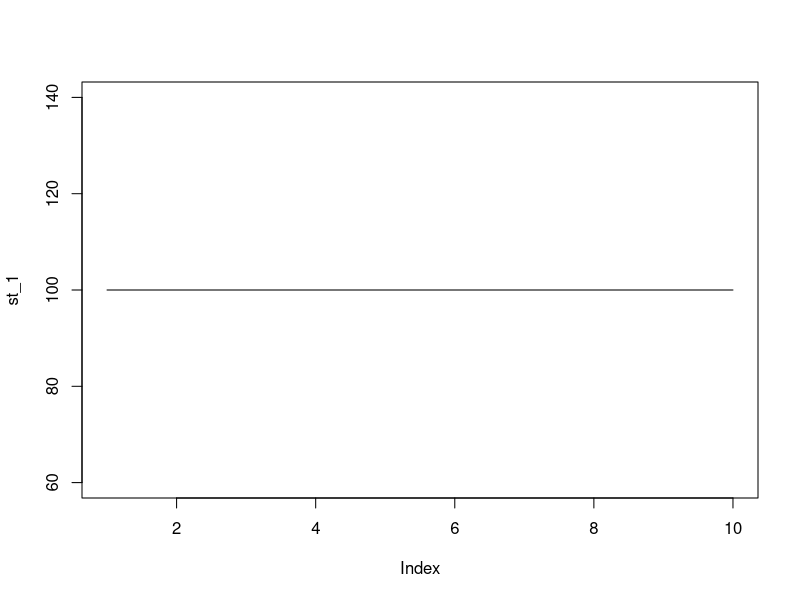
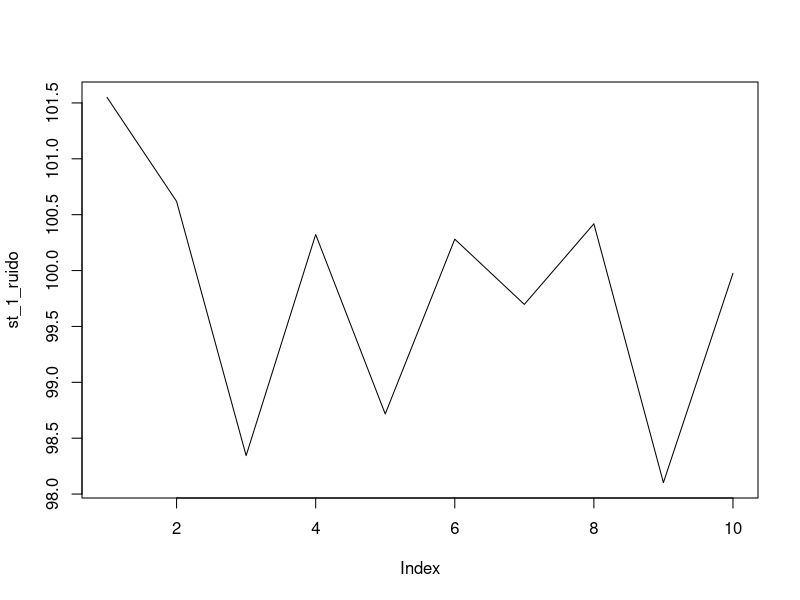
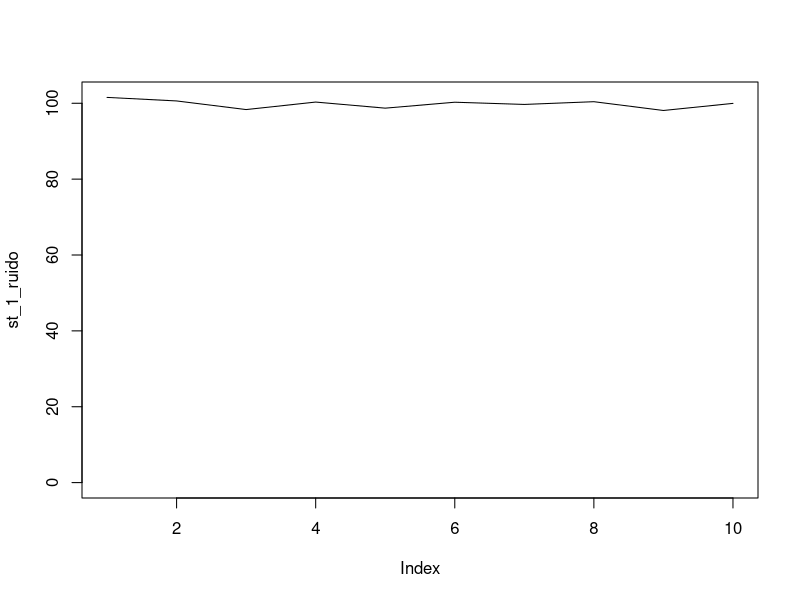
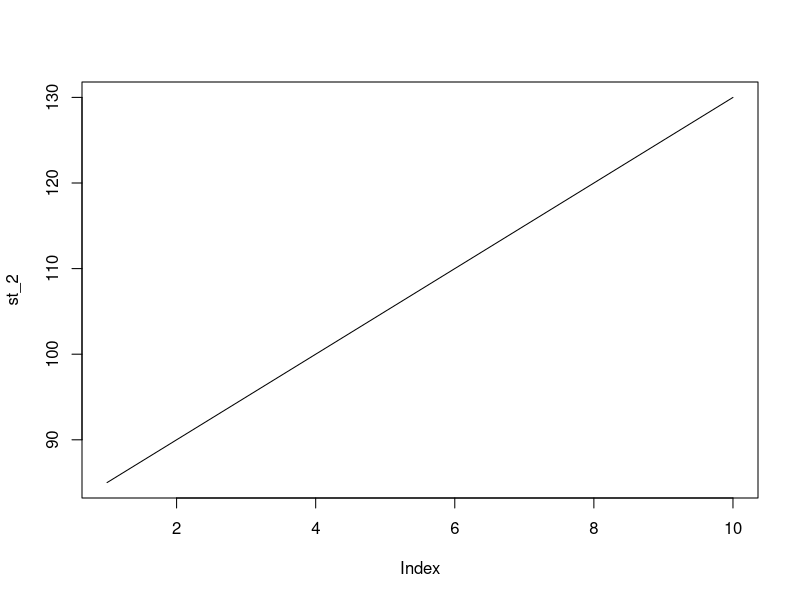
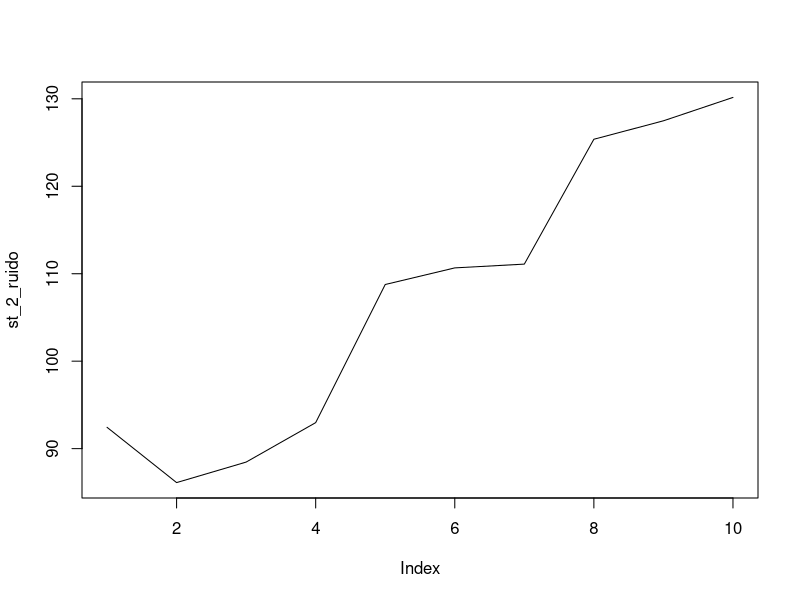
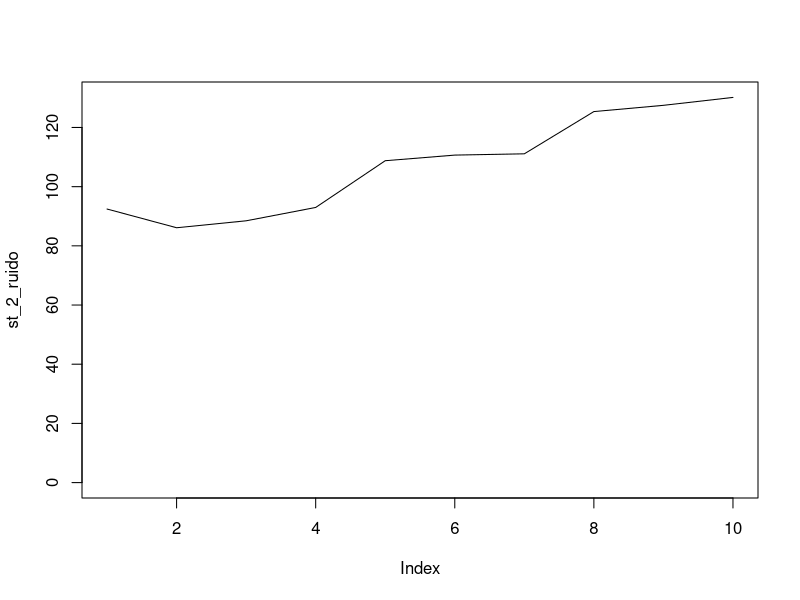
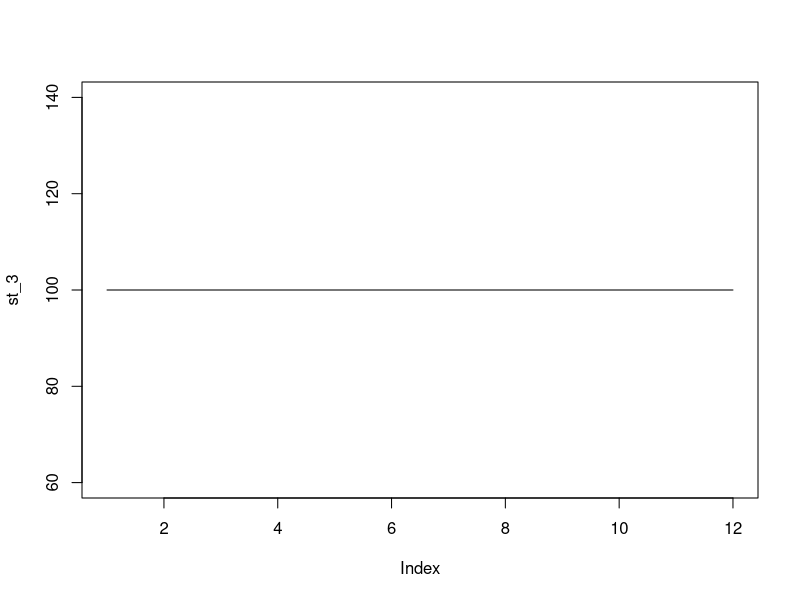
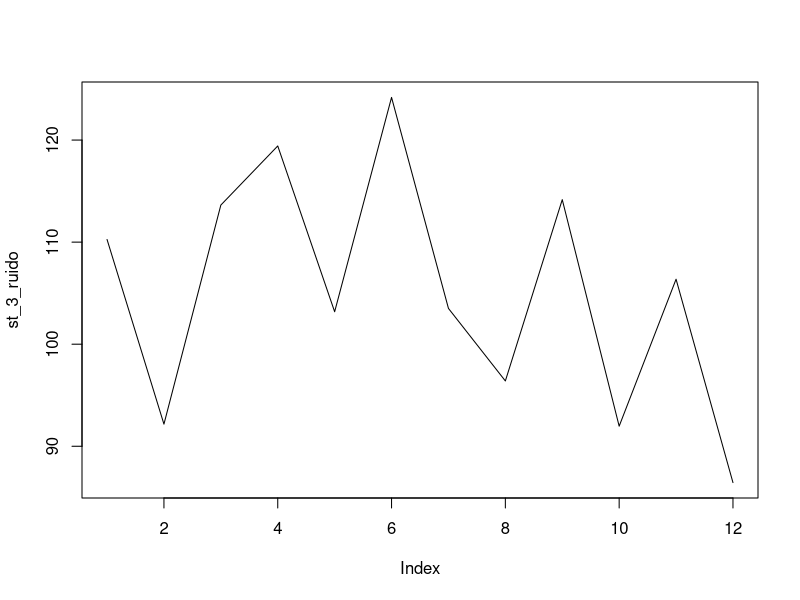

Write R code to recreate these figures, in order. (Note: this script raises an error after producing the figures.)
## ---- chunk 1
knitr::opts_chunk$set(echo = TRUE)
## ---- chunk 2
st_1 <- rep(100, times=10)
#Para agregar ruido a la @serie@ 
ruido_1<- rnorm(10,0,1)
#Para constuir la @nueva serie@ tomand en cuenta el "ruido"
st_1_ruido <- st_1 + ruido_1

#Graficando "sin  ruido"
plot(st_1, type="l")

#Graficando "con ruido"
plot(st_1_ruido, type="l")

#Graficando "con ruido" pero limitando el valor del eje y
plot(st_1_ruido, type="l", ylim=c(0,max(st_1_ruido)))


## ---- chunk 3

st_2 <- 80 + 5*c(1:10)
#Para agregar ruido a la @serie@ 
ruido_2<- rnorm(10,0,5)
#Para constuir la @nueva serie@ tomand en cuenta el "ruido"
st_2_ruido <- st_2 + ruido_2

#Graficando "sin  ruido"
plot(st_2, type="l")

#Graficando "con ruido"
plot(st_2_ruido, type="l")

#Graficando "con ruido" pero limitando el valor del eje y
plot(st_2_ruido, type="l", ylim=c(0,max(st_2_ruido)))


## ---- chunk 4
st_3 <-rep(100,times=12)
#Para agregar ruido a la @serie@ 
ruido_3<- rnorm(12,0,10)

#VAMOS A AGREGAR FACTORES ESTACIONALES
FE<- c(3,6,9)

#Para constuir la @nueva serie@ tomand en cuenta el "ruido"
st_3_ruido <- st_3 + +FE+ ruido_3

#Graficando "sin  ruido"
plot(st_3, type="l")

#Graficando "con ruido"
plot(st_3_ruido, type="l")

#Graficando "con ruido" pero limitando el valor del eje y
plot(st_3_ruido, type="l", ylim=c(0,max(st_3_ruido)))

## ---- chunk 5
st_1 <- rep(100, times=10)
#Para agregar ruido a la @serie@ 
ruido_1<- rnorm(10,0,10)
#Para constuir la @nueva serie@ tomand en cuenta el "ruido"
st_1_ruido <- st_1 + ruido_1

#Graficando "con ruido" pero limitando el valor del eje y
plot(st_1_ruido, type="l", ylim=c(0,max(st_1_ruido)))

#USAREMOS LA MEDIA COMOF ILTRO 
filtro_1 <- rep(mean(st_1_ruido), times=10)
plot(st_1_ruido, type="l", ylim=c(0,max(st_1_ruido)))
lines(filtro_1)


med_est<- mean(st_1_ruido)

#Para estimar el ruido 
ruido_est <- st_1_ruido - filtro_1


#Vamos a ver los valores que ruido real vs ruido calculado para evaluar que tal fue el "filtro" que elegimos que fue el mean 
data.frame(ruido_est, ruido_1)

### Filtración mediante la ecuación de la recta para filtración de serie con tendencias 

## ---- chunk 6
st_1 <- rep(100, times=12)
#Para agregar ruido a la @serie@ 
ruido_1<- rnorm(12,0,1)

#Para agregar estacionalidad (Definiendo los factores estacionales)
FE<- c(3,9,12)

#Para constuir la @nueva serie@ tomand en cuenta el "ruido"
st_seasonalidad_tendencia <- st_1 + ruido_1 + FE

#Graficando "con ruido" pero limitando el valor del eje y
plot(st_seasonalidad, type="l", ylim=c(0,max(st_seasonalidad)))
abline(v=c(1,4,7,10,12))

#Se calculan los valores estacionales con base en los puntos donde se repite dependiendo estaconaldiad
F_estacional1 <- st_seasonalidad[c(1,4,7,10)]
F_estacional1

F_estacional2 <- st_seasonalidad[c(2,5,8,1)]
F_estacional2

F_estacional3 <- st_seasonalidad[c(3,6,9,12)]
F_estacional3


#Ahora si calculando los factores estacionales como tal

Fac_estacional1 <- mean(F_estacional1)/mean(st_seasonalidad)
Fac_estacional1

Fac_estacional2 <- mean(F_estacional2)/mean(st_seasonalidad)
Fac_estacional2


Fac_estacional3 <- mean(F_estacional3)/mean(st_seasonalidad)
Fac_estacional3


#La suma de factores estacionalida debe ser igual número de estaciones definidas 
suma_Fac_escionales <- Fac_estacional1+Fac_estacional2+ Fac_estacional3
suma_Fac_escionales

## Diferencia de factores estacionales

Diff_FE1_2 <- abs(Fac_estacional1-Fac_estacional2)
Diff_FE1_2

Diff_FE2_3 <- abs(Fac_estacional3-Fac_estacional2)
Diff_FE2_3



#GENERANDO LA SERIE SIN estacionalidad 
# Va a buscar y sobreescribir los valores

st_seasonalidad[c(1,4,7,10)]<-st_seasonalidad[c(1,4,7,10)] / (Fac_estacional1)
st_seasonalidad[c(1,4,7,10)]

st_seasonalidad[c(2,5,8,11)]<-st_seasonalidad[c(2,5,8,11)] / (Fac_estacional2)
st_seasonalidad[c(2,5,8,11)]

st_seasonalidad[c(3,6,9,12)]<-st_seasonalidad[c(3,6,9,12)] / (Fac_estacional2)
st_seasonalidad[c(3,6,9,12)]

# Ploteando 
plot(st_seasonalidad, type="l")


#Extrayendo el ruido 
ruido_4 <- st_seasonalidad-mean(st_seasonalidad)
ruido_4
data.frame(ruido_4, ruido_1)

## ---- chunk 7

st_5 <- 80 + 5*c(1:12)
#Para agregar ruido a la @serie@ 
ruido_5<- rnorm(10,0,5)

#Agregando estacionalidad
FE<- c(3,9,12)


#Para constuir la @nueva serie@ tomand en cuenta el "ruido"
st_estacionalidad_tendencia <- st_5 + ruido_5 + FE
st_estacionalidad_tendencia 


##APLICANDO MODELO LINEAL
ml_2 <- lm(st_estacionalidad_tendencia~c(1:12))
ml_2


#Graficando CON TENDENCIA Y ESTACIONALIDAD
plot(st_estacionalidad_tendencia, type="l")
abline(ml_2, col="green")

# Generando el modelo lineal 
#Intercepto es coefficients[1] 

recta_tendencia <-ml_2$coefficients[1] + ml_2$coefficients[2]*c(1:12)

recta_tendencia


recta_sin_tendencia <- st_estacionalidad_tendencia / recta_tendencia

#Graficando SIN TENDENCIA Y CON ESTACIONALIDAD
plot(recta_sin_tendencia, type="l", main="recta sin tendnecia y con estacionalidad")

## ---- chunk 8

st_5 <- 80 + 5*c(1:12)
#Para agregar ruido a la @serie@ 
ruido_5<- rnorm(10,0,5)

#Agregando estacionalidad
FE<- c(3,9,12)


#Para constuir la @nueva serie@ tomand en cuenta el "ruido"
st_estacionalidad_tendencia <- st_5 + ruido_5 + FE
st_estacionalidad_tendencia 


##APLICANDO MODELO LINEAL
ml_2 <- lm(st_estacionalidad_tendencia~c(1:12))
ml_2


#Graficando CON TENDENCIA Y ESTACIONALIDAD
plot(st_estacionalidad_tendencia, type="l")
abline(ml_2, col="green")

# Generando el modelo lineal 
#Intercepto es coefficients[1] 

recta_tendencia <-ml_2$coefficients[1] + ml_2$coefficients[2]*c(1:12)

recta_tendencia


recta_sin_tendencia <- st_estacionalidad_tendencia / recta_tendencia

#Graficando SIN TENDENCIA Y CON ESTACIONALIDAD
plot(recta_sin_tendencia, type="l", main="recta sin tendnecia y con estacionalidad")


#Se calculan los valores estacionales con base en los puntos donde se repite dependiendo estaconaldiad
F_estacional1 <- recta_sin_tendencia[c(1,4,7,10)]
F_estacional1

F_estacional2 <- recta_sin_tendencia[c(2,5,8,1)]
F_estacional2

F_estacional3 <- recta_sin_tendencia[c(3,6,9,12)]
F_estacional3


#Ahora si calculando los factores estacionales como tal

Fac_estacional1 <- mean(F_estacional1)/mean(recta_sin_tendencia)
Fac_estacional1

Fac_estacional2 <- mean(F_estacional2)/mean(recta_sin_tendencia)
Fac_estacional2


Fac_estacional3 <- mean(F_estacional3)/mean(recta_sin_tendencia)
Fac_estacional3


#La suma de factores estacionalida debe ser igual número de estaciones definidas 
suma_Fac_escionales <- Fac_estacional1+Fac_estacional2+ Fac_estacional3
suma_Fac_escionales

## Diferencia de factores estacionales

Diff_FE1_2 <- abs(Fac_estacional1-Fac_estacional2)
Diff_FE1_2

Diff_FE2_3 <- abs(Fac_estacional3-Fac_estacional2)
Diff_FE2_3



#GENERANDO LA SERIE SIN estacionalidad 
# Va a buscar y sobreescribir los valores

recta_sin_tendencia[c(1,4,7,10)]<-recta_sin_tendencia[c(1,4,7,10)] / (Fac_estacional1)
recta_sin_tendencia[c(1,4,7,10)]

recta_sin_tendencia[c(2,5,8,11)]<-recta_sin_tendencia[c(2,5,8,11)] / (Fac_estacional2)
recta_sin_tendencia[c(2,5,8,11)]

recta_sin_tendencia[c(3,6,9,12)]<-recta_sin_tendencia[c(3,6,9,12)] / (Fac_estacional2)
recta_sin_tendencia[c(3,6,9,12)]


# Ploteando 
plot(recta_sin_tendencia, type="l")

#Extrayendo el ruido 
ruido_5 <- st_seasonalidad-mean(st_seasonalidad)
ruido_4
data.frame(ruido_4, ruido_1)

